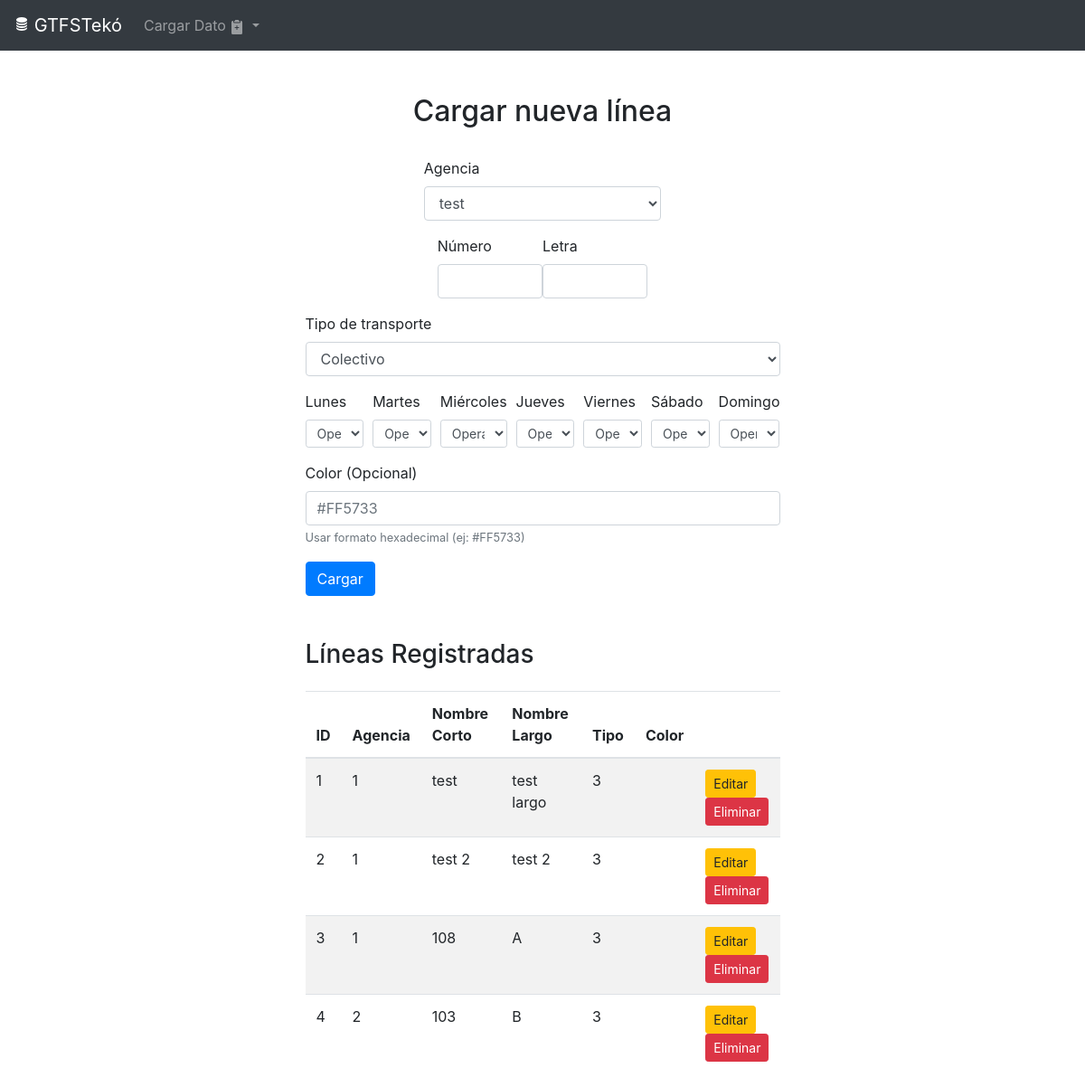
The app's page /route/cargar_routes with its own data.
### models/models.py (models this page shows)
class Route(db.Model):
    route_id = db.Column(db.Integer, primary_key=True)
    agency_id = db.Column(db.Integer, db.ForeignKey('agency.agency_id'), nullable=False)
    route_short_name = db.Column(db.String(10), nullable=False)
    route_long_name = db.Column(db.String(100), nullable=False)
    route_type = db.Column(db.Integer, nullable=False)
    route_color = db.Column(db.String(6))

### routes/route_routes.py (the view, shortened to what this page needs)
@route_bp.route('/cargar_routes', methods=['GET', 'POST'])
def cargar_routes():
    agencies = Agency.query.all()  # Fetch agencies for dropdown
    routes = Route.query.all()  # Fetch routes for table
    return render_template('cargar_routes.html', agencies=agencies, routes=routes)

### templates/cargar_routes.html (shortened to what this page needs)
{% extends "base.html" %}
{% block content %}
<div class="container mt-5 d-flex justify-content-center w-50 flex-column">
    <h2 class="text-center">Cargar nueva línea</h2>
    <form method="POST" class="mt-4">
        <div class="d-flex justify-content-center">
        <div class="form-group w-50">
            <label for="agency_id">Agencia</label>
            <select class="form-control" id="agency_id" name="agency_id" required>
                {% for agency in agencies %}
                    <option value="{{ agency.agency_id }}">{{ agency.agency_name }}</option>
                {% endfor %}
            </select>
        </div>
    </div>
        <div class="container d-flex justify-content-center w-50">
        <div class="form-group">
            <label for="route_short_name">Número</label>
            <input type="text" class="form-control" id="route_short_name" name="route_short_name" required>
        </div>
        <div class="form-group">
            <label for="route_long_name">Letra</label>
            <input type="text" class="form-control" id="route_long_name" name="route_long_name" required>
        </div>
    </div>
    <div class="d-flex justify-content-center flex-column">
        <div class="form-group">
            <label for="route_type">Tipo de transporte</label>
            <select class="form-control" id="route_type" name="route_type" required>
                <option value="3">Colectivo</option>
            </select>
        </div>
        <div class="form-row">
            {% for day in ['lunes', 'martes', 'miércoles', 'jueves', 'viernes', 'sábado', 'domingo'] %}
            <div class="form-group col">
                <label for="{{ day }}">{{ day|capitalize }}</label>
                <select class="form-control form-control-sm" id="{{ day }}" name="{{ day }}" required>
                    <option value="1" selected>Operativo</option>
                </select>
            </div>
            {% endfor %}
        </div>
        <div class="form-group">
            <label for="route_color">Color (Opcional)</label>
            <input type="text" class="form-control" id="route_color" name="route_color" placeholder="#FF5733" maxlength="7">
            <small class="form-text text-muted">Usar formato hexadecimal (ej: #FF5733)</small>
        </div>
    </div>
        <button type="submit" class="btn btn-primary">Cargar</button>
    </form>
    <h3 class="mt-5">Líneas Registradas</h3>
    <table class="table table-striped mt-3">
        <thead>
            <tr>
                <th>ID</th>
                <th>Agencia</th>
                <th>Nombre Corto</th>
                <th>Nombre Largo</th>
                <th>Tipo</th>
                <th>Color</th>
                <th></th>
            </tr>
        </thead>
        <tbody>
            {% for route in routes %}
                <tr>
                    <td>{{ route.route_id }}</td>
                    <td>{{ route.agency_id }}</td>
                    <td>{{ route.route_short_name }}</td>
                    <td>{{ route.route_long_name }}</td>
                    <td>{{ route.route_type }}</td>
                    <td>{{ route.route_color }}</td>
                    <td>
                        <button type="button" class="btn btn-warning btn-sm" data-toggle="modal" data-target="#editModal{{ route.route_id }}">
                            Editar
                        </button>
                        <form method="POST" action="{{ url_for('route.delete_route', route_id=route.route_id) }}" onsubmit="return confirm('¿Estás seguro de que deseas eliminar esta ruta?');">
                            <button type="submit" class="btn btn-danger btn-sm">Eliminar</button>
                        </form>
                    </td>
                </tr>
            {% endfor %}
        </tbody>
    </table>
</div>
{% endblock %}

### records on screen
Route: route_id "1", agency_id "1", route_short_name "test", route_long_name "test largo", route_type "3"
Route: route_id "2", agency_id "1", route_short_name "test 2", route_long_name "test 2", route_type "3"
Route: route_id "3", agency_id "1", route_short_name "108", route_long_name "A", route_type "3"
Route: route_id "4", agency_id "2", route_short_name "103", route_long_name "B", route_type "3"

### other values on screen
{{ day|capitalize }} "Lunes" "Martes" "Miércoles" "Jueves" "Viernes" "Sábado" "Domingo"
form field agency_id "test"
